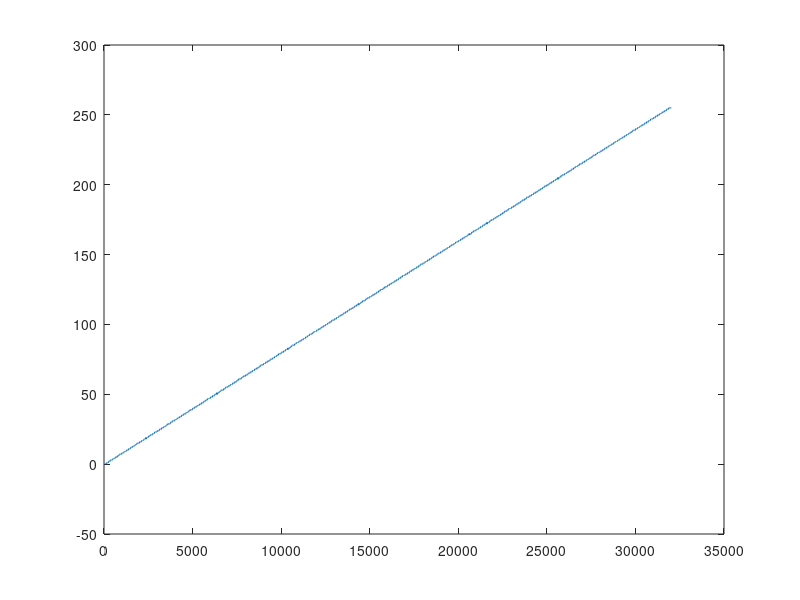
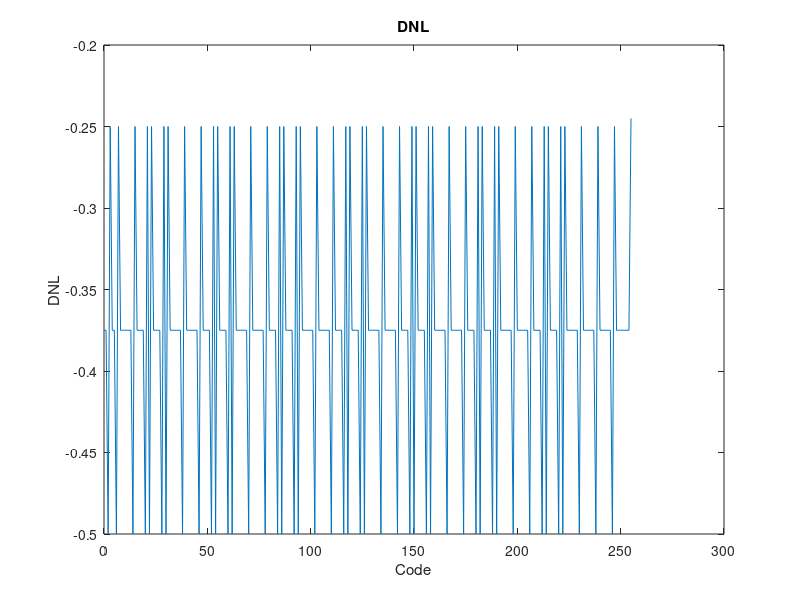
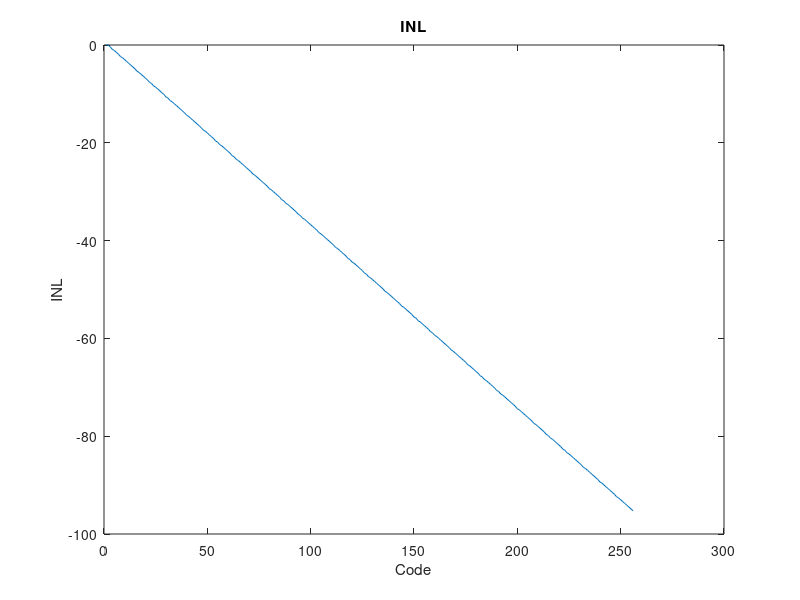

Source code (MATLAB) for these figures, in order:
s=csvread('ramp.csv');
vout=s(:,2);
vout=vout';
%figure
%plot(vout);

B=8;
W=B-1;
LSB=1/(200*(2^W));
R=length(vout);
 
REF=1;
KH=0;
AC=50;
DNL=0;
DN=0;
DNLP=0;
INL=0;

P=zeros(1,256);
d=zeros(1,256);
INP=zeros(1,256);

P=zeros(1,256);
OUTP=vout;
figure
plot(OUTP)

 for F=1:1:R
     for H=0:1:255
         if OUTP(1,R)==H
             P(1,H+1)=P(1,H+1)+1;
             INP(1,H+1)=IN(1,F);
         end
     end
 end
 for L=1:1:256
     if P(1,L)<0.5*AC  || P(1,L)>1.5*AC
         DNL=1;
     end
     if P(1,L)==0.5*AC || P(1,L)==1.5*AC
         KH=1;
     end
     if INP(1,L)>-1+(L+1)/128
         INL=1;
     end
 end
 DNLP=DNL;
 ERROR=KH;
 INLP=INL;
code=0:255;
DN=hist(vout,code)/200-1;
figure
plot(code,DN)
xlabel('Code'), ylabel('DNL');
title('DNL');
for i=3:1:256
    d(1,i)=0;
    for j=2:1:i-1
        d(1,i)= DN(1,j)+d(1,i);
    end
end
figure  
plot(d) 
xlabel('Code'), ylabel('INL');
title('INL');